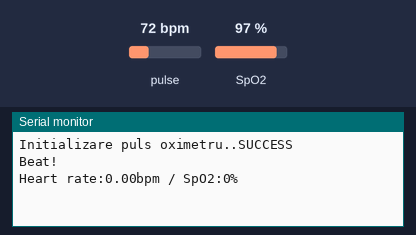
Bench run of a sketch on a simulated Arduino Uno, built with avr-gcc and run on an emulated ATmega328P. Parts: the last lines printed to the serial monitor. The test bench sets the inputs (shaded band); at power-on: pulse 72 bpm, SpO2 97 %.

Above: at 1.2 s.
1.3 s: pulse set to 42 bpm
At 2.6 s:
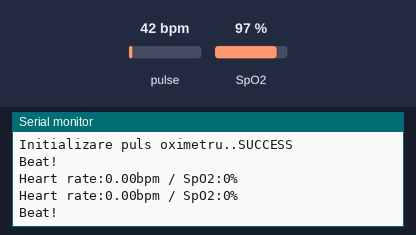
2.8 s: SpO2 set to 80 %
At 3.5 s:
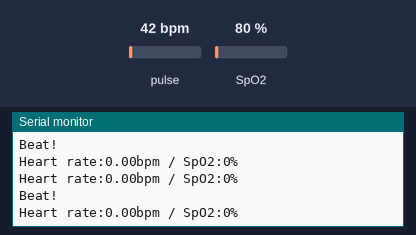
4.3 s: pulse set to 70 bpm
At 7.8 s:
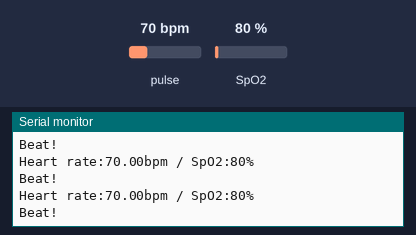
Timing chart, 0 to 9.3 s (numbered marks = the images above; inputs shaded):
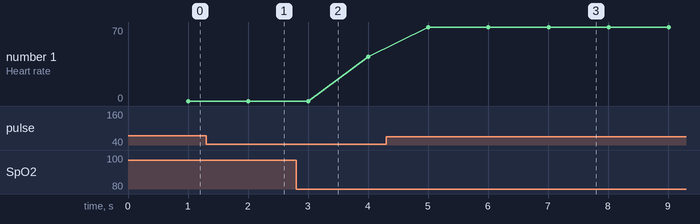

The sketch:

final_pulsOximetru.ino
```cpp
#include <Wire.h>
#include "MAX30100_PulseOximeter.h"

#define REPORTING_PERIOD_MS     1000
#define CUTOFF_FREQUENCY        1.0  //frecv de taierefiltrului (in Hz)
#define SAMPLING_FREQUENCY      10.0 //frecv de esantionare a semnalului (in Hz)

PulseOximeter pox;

uint32_t tsLastReport = 0;

//coef filtrului Butterworth
float b0, b1, b2, a0, a1, a2;
float x1 = 0, x2 = 0, y1 = 0, y2 = 0; //stocarea valorilor anterioare ale semnalului
float filteredHeartRate = 0;

//calculează coef filtrului Butterworth de ordinul 2
void calculateFilterCoefficients() {
    float w0 = 2 * 3.14159265 * CUTOFF_FREQUENCY / SAMPLING_FREQUENCY; //frecv de taiere normalizata
    float cosW0 = cos(w0);
    float alpha = sin(w0) / 2.0;

    //coef filtrului Butterworth de ordinul 2
    b0 = (1 - cosW0) / 2;
    b1 = 1 - cosW0;
    b2 = (1 - cosW0) / 2;
    a0 = 1 + alpha;
    a1 = -2 * cosW0;
    a2 = 1 - alpha;

    //normalizarea coeficientilor
    b0 /= a0;
    b1 /= a0;
    b2 /= a0;
    a1 /= a0;
    a2 /= a0;

    //coef finali
    a0 = 1.0; //a0 este 1, deci nu are nevoie de normalizare
}

void onBeatDetected() {
    Serial.println("Beat!");
}

void setup() {
    Serial.begin(115200);

    Serial.print("Initializare puls oximetru..");

    if (!pox.begin()) {
        Serial.println("FAILED");
        for(;;);
    } else {
        Serial.println("SUCCESS");
    }

    //init coeficienti pentru filtrul Butterworth
    calculateFilterCoefficients();

    pox.setOnBeatDetectedCallback(onBeatDetected);
}

void loop() {
    pox.update();

    //obtinere ritmul cardiac
    float heartRate = pox.getHeartRate();

    //aplicare filtrul Butterworth doar daca e un ritm valid
    if (heartRate > 0) {
        //aplic filtru
        filteredHeartRate = b0 * heartRate + b1 * x1 + b2 * x2 - a1 * y1 - a2 * y2;

        //actualizare valori
        x2 = x1;
        x1 = heartRate;
        y2 = y1;
        y1 = filteredHeartRate;
    }

    //trim val pe serial
    if (millis() - tsLastReport > REPORTING_PERIOD_MS) {
        Serial.print("Heart rate:");
        Serial.print(filteredHeartRate);
        Serial.print("bpm / SpO2:");
        Serial.print(pox.getSpO2());
        Serial.println("%");

        tsLastReport = millis();
    }
}
```

Measured:
- after the input at 4.3 s, the serial monitor: prints a new line after 0.71 s (image 3)
- plotted number 1: 42 → 70 after the input at 4.3 s
